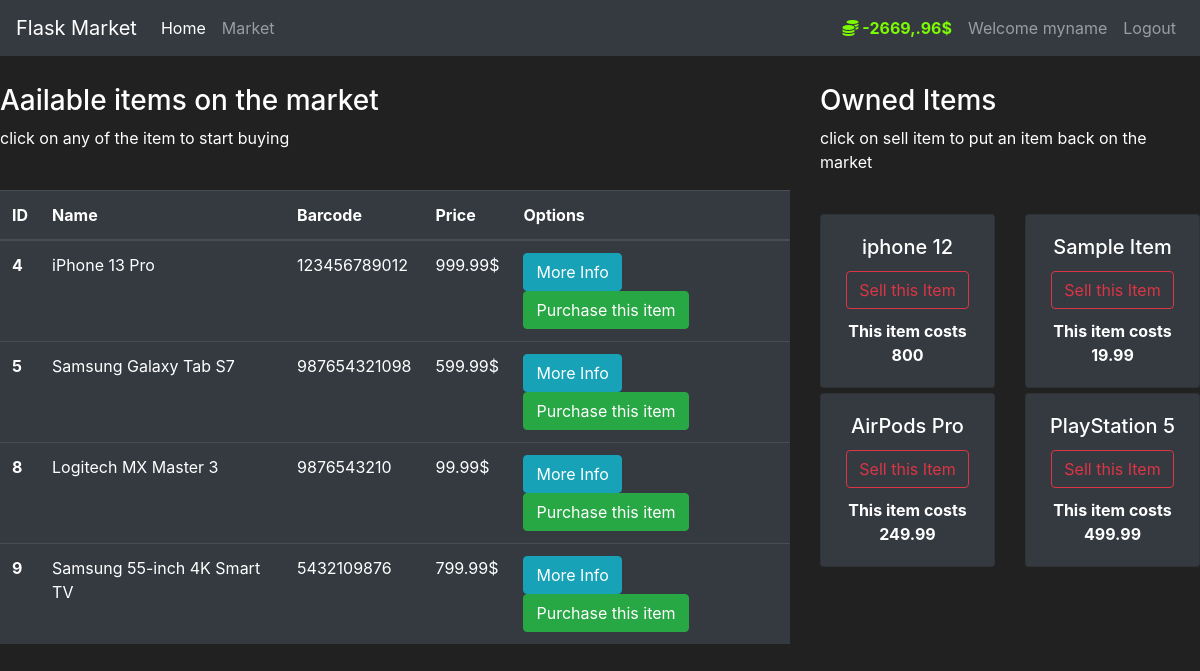
The page /market (signed in) on the database its author committed.
### markets/models.py (models this page shows, shortened)
class Users(db.Model,UserMixin):
    id = db.Column(db.Integer(), primary_key=True)
    username = db.Column(db.String(length=30), unique=True, nullable=False)
    email_address = db.Column(db.String(length=50), unique=True, nullable=False)
    password_hash = db.Column(db.String(length=60), nullable=False)
    budget = db.Column(db.Integer(), nullable=False, default=20000)
    items = db.relationship('Item', backref='owned_user', lazy=True, primaryjoin="Users.id == Item.owner")
    @property
    def prettier_budget(self):
        if len(str(self.budget))>=4:
            return f'{str(self.budget)[:-3]},{str(self.budget)[-3:]}$'
        else:
            return f"{self.budget} $"
    @property
    def password(self):
        return self.password

class Item(db.Model):
    id = db.Column(db.Integer(), primary_key=True)
    name = db.Column(db.String(length=30), nullable=False, unique=True)
    price = db.Column(db.Integer(), nullable=False)
    barcode = db.Column(db.String(length=12), nullable=False, unique=True)
    description = db.Column(db.String(length=1024), nullable=False, unique=True)
    owner = db.Column(db.Integer(), db.ForeignKey('users.id'))

### markets/routes.py (the view, shortened to what this page needs)
@app.route('/market',methods=['GET','POST'])
@login_required
def market_page():
    purchase_form=PurchaseItemForm()
    selling_form=SellItemForm()
    if request.method=="GET":
        items = Item.query.filter_by(owner=None)
        owned_items=Item.query.filter_by(owner=current_user.id)
        return render_template('market.html', items=items,purchase_form=purchase_form,owned_items=owned_items,selling_form=selling_form)

### markets/models.py (called while the page is built)
@login_manager.user_loader
def load_user(user_id):
    return Users.query.get(int(user_id))

### markets/templates/market.html (shortened to what this page needs)
{% extends 'base.html'%} {% block title%} page {% endblock %} {% block content
%}
<div class="row" style="margin-top: 28px; margin-left">
  <div class="col-8">
    <h3>Aailable items on the market</h3>
    <p>click on any of the item to start buying</p>
    <br />
    <table class="table table-hover table-dark">
      <thead>
        <tr>
          <th scope="col">ID</th>
          <th scope="col">Name</th>
          <th scope="col">Barcode</th>
          <th scope="col">Price</th>
          <th scope="col">Options</th>
        </tr>
      </thead>
      <tbody>
        {% for item in items %} {% include 'includes/items_models.html' %}
        <tr>
          <th scope="row">{{item.id}}</th>
          <td>{{item.name}}</td>
          <td>{{item.barcode}}</td>
          <td>{{item.price}}$</td>
          <td>
            <button
              class="btn btn-outline btn-info"
              data-toggle="modal"
              data-target="#Modal-MoreInfo-{{item.id}}"
            >
              More Info
            </button>
            <button
              class="btn btn-outline btn-success"
              data-toggle="modal"
              data-target="#Modal-PurchaseConfirm-{{item.id}}"
            >
              Purchase this item
            </button>
          </td>
        </tr>
        {% endfor %}
      </tbody>
    </table>
  </div>
  <div class="col-4">
    <h3>Owned Items</h3>
    <p>click on sell item to put an item back on the market</p>
    <br />
    <div class="row">
      {% for owned_item in owned_items %} {% include
      <div class="col-md-6">
        <div style="margin-bottom: 5px" class="card text-center bg-dark">
          <div class="card-body">
            <h5 class="card-title">{{owned_item.name}}</h5>
            <button
              type="button"
              class="btn btn-outline-danger"
              style="margin-bottom: 10px"
              data-toggle="modal"
              data-target="#Modal-SellingConfirm-{{owned_item.id}}"
            >
              Sell this Item
            </button>
            <p class="card-text">
              <strong>This item costs {{owned_item.price}}</strong>
            </p>
          </div>
        </div>
      </div>
      {% endfor %}
    </div>
  </div>
</div>
{% endblock %}

### markets/templates/base.html (shortened to what this page needs)
<!DOCTYPE html>
<html lang="en">
  <head>
    <link
      rel="stylesheet"
      href="https://cdn.jsdelivr.net/npm/bootstrap@4.5.3/dist/css/bootstrap.min.css"
    />
    <link
      rel="stylesheet"
      href="https://cdnjs.cloudflare.com/ajax/libs/font-awesome/5.15.1/css/all.min.css"
    />
  </head>
  <body>
    <nav class="navbar navbar-expand-md navbar-dark bg-dark">
      <a class="navbar-brand" href="#">Flask Market</a>
      <div class="collapse navbar-collapse" id="navbarNav">
        <ul class="navbar-nav">
          <li class="nav-item active">
            <a class="nav-link" href="{{ url_for('home_page')}}"
              >Home <span class="sr-only">(current)</span></a
            >
          </li>
          <li class="nav-item">
            <a class="nav-link" href="{{ url_for('market_page')}}">Market</a>
          </li>
        </ul>
        {% if current_user.is_authenticated %}
        <ul class="navbar-nav ml-auto">
          <li class="nav-item">
            <a class="nav-link" style="color: lawngreen; font-weight: bold">
              <i class="fas fa-coins"></i>
              {{current_user.prettier_budget}}
            </a>
          </li>
          <li class="nav-item">
            <a class="nav-link" href="#">Welcome {{current_user.username}}</a>
          </li>
          <li class="nav-item">
            <a class="nav-link" href="{{ url_for('logout_page')}}">Logout</a>
          </li>
        </ul>
        {% endif %}
      </div>
    </nav>
     {% block content%} {% endblock %}
  </body>
</html>

### markets/templates/base.html (style rules this page uses)
body { background-color: #212121; color: white; }

### rows shown on the page
Users: prettier_budget "-2669,.96$", username "myname"
Item: id "4", name "iPhone 13 Pro", barcode "123456789012", price "999.99"
Item: id "5", name "Samsung Galaxy Tab S7", barcode "987654321098", price "599.99"
Item: id "8", name "Logitech MX Master 3", barcode "9876543210", price "99.99"
Item: id "9", name "Samsung 55-inch 4K Smart TV", barcode "5432109876", price "799.99"
Item: name "iphone 12", price "800"
Item: name "Sample Item", price "19.99"
Item: name "AirPods Pro", price "249.99"
Item: name "PlayStation 5", price "499.99"
